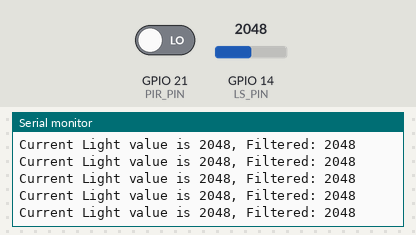
Recording of a sketch running on a simulated ESP32. Shown: the last lines printed to the serial monitor. The test bench sets the inputs (shaded band); at power-on: GPIO 14 (LS_PIN) = 2048, GPIO 21 (PIR_PIN) LOW.

Above: at 1.2 s.
1.3 s: GPIO 14 (LS_PIN) set to 2866
At 1.31 s:
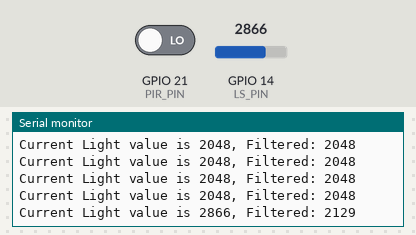
2.8 s: GPIO 14 (LS_PIN) set to 3603
At 2.82 s:
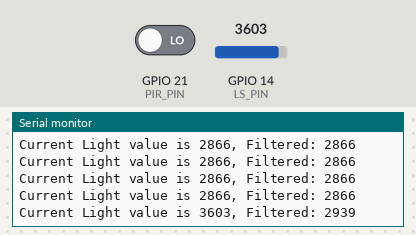
Timing chart, 0 to 5.8 s (numbered marks = the images above; inputs shaded):
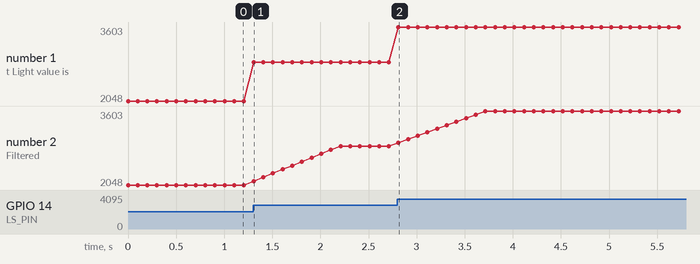

The sketch:

AP0001-night-light.ino
```cpp
#include "FastLED.h"

#define NUM_LEDS            192
#define NUM_COLOR           13
#define DAYTIME_LIGHT_VAL   50    // 最大4096 越亮值越大

#define DATA_PIN    1
#define PIR_PIN     21
#define LS_PIN      14

#define LED_TYPE WS2812
#define COLOR_ORDER GRB
#define MAX_BRIGHT  50

// 滤波器参数
#define FILTER_SIZE 10     // 滑动平均滤波窗口大小

CRGB leds[NUM_LEDS];
CRGB led_color[NUM_COLOR] = {CRGB::White, CRGB::Red, CRGB::Green, CRGB::Blue, CRGB::Yellow, CRGB::Cyan, CRGB::Magenta, CRGB::Orange, CRGB::Purple, CRGB::Pink, CRGB::Brown, CRGB::Teal, CRGB::Black};
bool light_on = false;

// 滤波器变量
int lightReadings[FILTER_SIZE];  // 存储光照读数的数组
int readIndex = 0;               // 当前读数的索引
long lightSum = 0;               // 读数总和
int lightAverage = 0;            // 平均值
bool filterInitialized = false;  // 滤波器是否已初始化

void setup() {
  pinMode(PIR_PIN, INPUT);
  pinMode(LS_PIN, INPUT);
  FastLED.addLeds<LED_TYPE, DATA_PIN, COLOR_ORDER>(leds, NUM_LEDS);
  FastLED.setBrightness(MAX_BRIGHT);
  Serial.begin(115200);
}


void loop()
{
  int lightValue = analogRead(LS_PIN);

  // 滑动平均滤波
  if (!filterInitialized) {
    // 初始化滤波器数组
    for (int i = 0; i < FILTER_SIZE; i++) {
      lightReadings[i] = lightValue;
    }
    lightSum = lightValue * FILTER_SIZE;
    filterInitialized = true;
  }

  // 减去最旧的读数
  lightSum = lightSum - lightReadings[readIndex];
  // 添加新的读数
  lightReadings[readIndex] = lightValue;
  lightSum = lightSum + lightValue;
  // 更新索引
  readIndex = (readIndex + 1) % FILTER_SIZE;
  // 计算平均值
  lightAverage = lightSum / FILTER_SIZE;

  Serial.printf("Current Light value is %d, Filtered: %d\r\n", lightValue, lightAverage);
  if(lightAverage < DAYTIME_LIGHT_VAL)  // 使用滤波后的值进行判断
  {
    if(digitalRead(PIR_PIN) == HIGH && light_on == false)
    {
      FastLED.setBrightness(MAX_BRIGHT);
      for(int led_index = 0; led_index < NUM_LEDS; led_index++){
        leds[led_index] = led_color[0];
        delay(10);
        FastLED.show();
      }
      light_on = true;
    }
  }

  if(digitalRead(PIR_PIN) == LOW && light_on == true)
  {
    light_on = false;
    for(int j=MAX_BRIGHT; j>0; j--){
      delay(10);
      FastLED.setBrightness(j);
      FastLED.show();
    }

    for(int led_index = 0; led_index < NUM_LEDS; led_index++){
      leds[led_index] = led_color[12];
    }
    FastLED.setBrightness(0);
    FastLED.show();
  }

  delay(100);
}
```

Measured:
- after the input at 1.3 s, the serial monitor: prints a new line at once (image 1)
- after the input at 2.8 s, the serial monitor: prints a new line at once (image 2)
- plotted number 1: 2048 → 2866 after the input at 1.3 s, 2866 → 3603 after the input at 2.8 s
- plotted number 2: 2048 → 2866 after the input at 1.3 s, 2866 → 3603 after the input at 2.8 s
